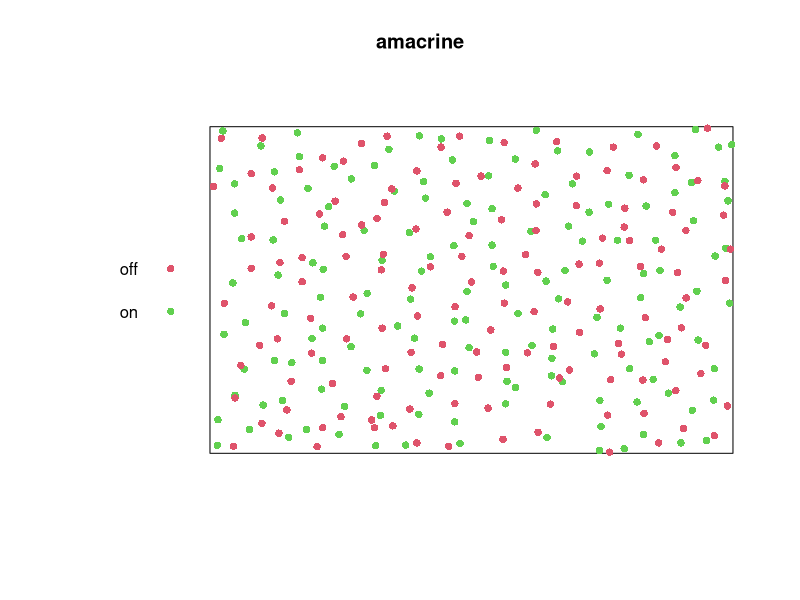

Reproduce this figure in R.
## ---- chunk 1
library(spatstat)
## ---- chunk 2
plot(amacrine, cols=2:3, pch=16)
